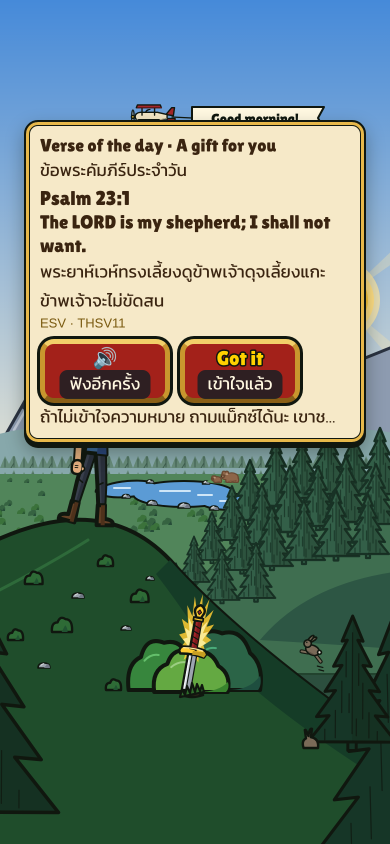
#> input picture eyes/before/02-verse-of-the-day.png, 780 x 1688 px, given in place of 32-home-lake-scene-390check.png, which was not available (shown at 1/2 size)
$ python sheets_v608.py
#> lines starting #> are read from the running program, lines starting #| are printed output that depends on the picture
# Scene sheets from v6-08 renders: before/after per new scene (now = current v6-08 screen) and the Word Meadow strip (time of day by level inside the zone).
from PIL import Image, ImageDraw, ImageFont
F = lambda s: ImageFont.truetype('/usr/share/fonts/truetype/dejavu/DejaVuSans-Bold.ttf', s)
def sheet(out, title, q, cols, w=390, h=844):
#> called with out = 'before-after-E.png', w = 390, h = 844
    S = Image.new('RGB', (20 + len(cols)*(w + 20), h + 110), '#F4ECD8'); d = ImageDraw.Draw(S)
#> after `S = Image.new('RGB', (20 + len(cols) * (w + 20), h + 110), '#F4ECD8')`:
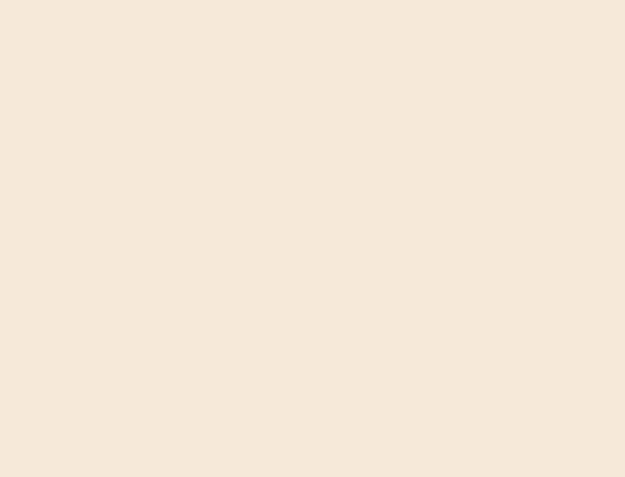
#> S: PIL image 1250x954 RGB (shown at 1/2 size); mean R, G, B 244, 236, 216
    d.text((20, 12), title, fill='#3A2410', font=F(20)); d.text((20, 42), q, fill='#7A1E12', font=F(17))
    for i, (t, p) in enumerate(cols):
        d.text((20 + i*(w + 20), 72), t, fill='#3A2410', font=F(14)); S.paste(Image.open(p).convert('RGB').resize((w, int(w * 568 / 320)) if '320x568' in p else (w, h)), (20 + i*(w + 20), 96))   # 320 keeps its own shape
#> after `S.paste(Image.open(p).convert('RGB').resize((w, int(w * 568 / 320)) if`:
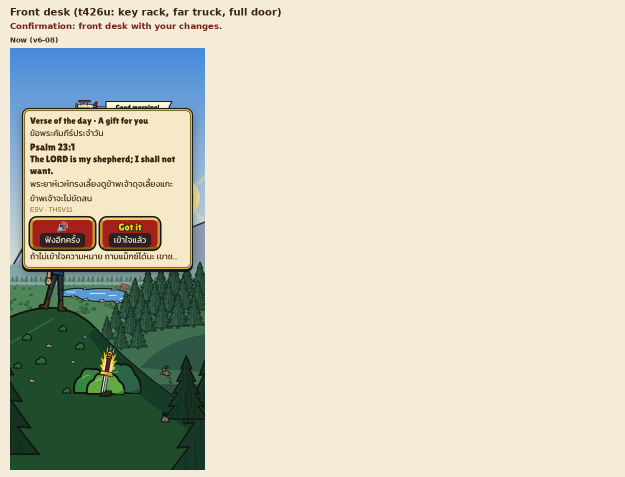
#> S: PIL image 1250x954 RGB (shown at 1/2 size); mean R, G, B 205.9, 205.7, 187.5
    S.save(out); print(out)
#> after `S.save(out)`:
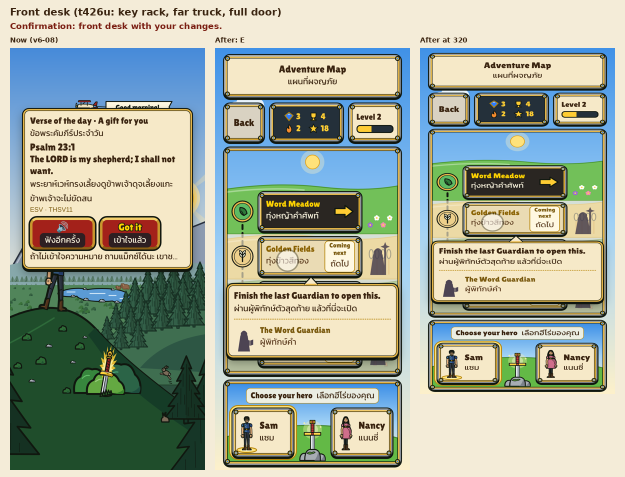
#> saved as before-after-E.png: PIL image 1250x954 RGB (shown at 1/2 size); mean R, G, B 163.1, 171.4, 154.3
V = '/workspace/screens-v608/png/'
# K3: the old L1-L5 strip is superseded by tod/strip-<zone>-steps-<390|320x568>.png (tod_v608.py)
S = [('E', 'Front desk (t426u: key rack, far truck, full door)', 'Confirmation: front desk with your changes.', V + '32-home-lake-scene-390check.png', 'E-lake-front-desk'),
     ('A', 'Word Meadow: park by the pond (second layout)', 'Does the pond layout work as a second park?', V + '10-word-meadow-scene.png', 'A-meadow-evening-pond'),
     ('B', 'Listen and find (3rd target spoken only)', 'Is the spoken-only card clear?', V + '10-word-meadow-scene.png', 'B-meadow-listen-and-find'),
     ('C', 'Golden Fields: count it (cow scene)', 'Does count it read well?', V + '31-golden-fields-scene-390check.png', 'C-fields-count-it'),
     ('D', 'Golden Fields: big or small?', 'Do the two baskets read well?', V + '31-golden-fields-scene-390check.png', 'D-fields-big-or-small'),
     ('F', 'Home Lake: room set for a meal (Kitchen runs)', 'Does the meal table fit the room?', V + '32-home-lake-scene-390check.png', 'F-lake-night-table'),
     ('G', 'Echo Forest: picture pairs (6 pairs)', 'Do pictures in the tiles help?', V + '34-echo-forest-sound-duel.png', 'G-forest-picture-duel'),
     ('H', 'Echo Forest at dawn (zone steps 1-2)', 'Does the dawn forest look right?', V + '34-echo-forest-sound-duel.png', 'H-forest-dawn')]
for k, t, q, now, n in S: sheet('before-after-%s.png' % k, t, q, [('Now (v6-08)', now), ('After: ' + k, 'png/%s.png' % n), ('After at 320', 's320/png/%s-320x568.png' % n)])
#> pass 2 of the loop `for k, t, q, now, n in S: sheet('before-after-%s.png' % k, t, q, [('No..`:
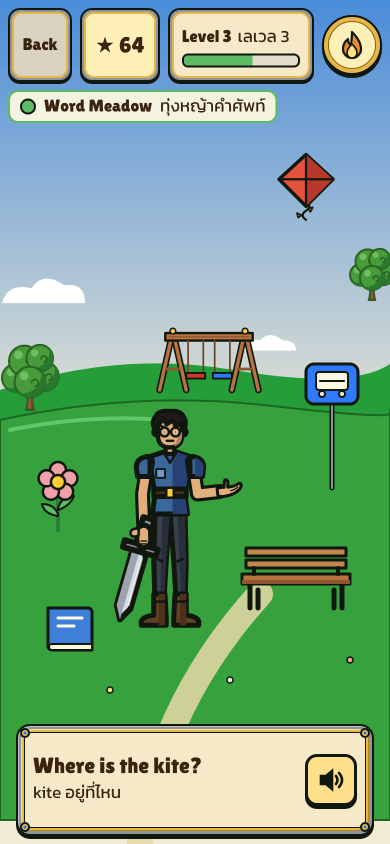
#> input picture eyes/before/10-word-meadow-scene.png, 780 x 1688 px, found by its file name (shown at 1/2 size)
#> in sheet (call 2), `S.paste(Image.open(p).convert('RGB').resize((w, int(w * 568 / 320)) if`:
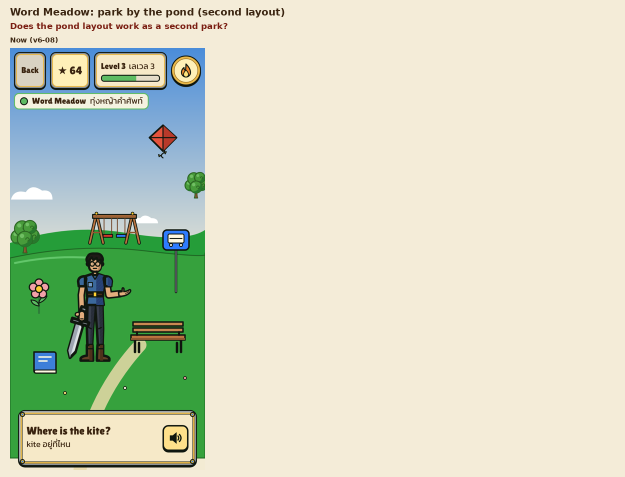
#> S: PIL image 1250x954 RGB (shown at 1/2 size); mean R, G, B 209.8, 216.3, 192.3
#> (the run stopped early here; a loop or call above may not have finished)
